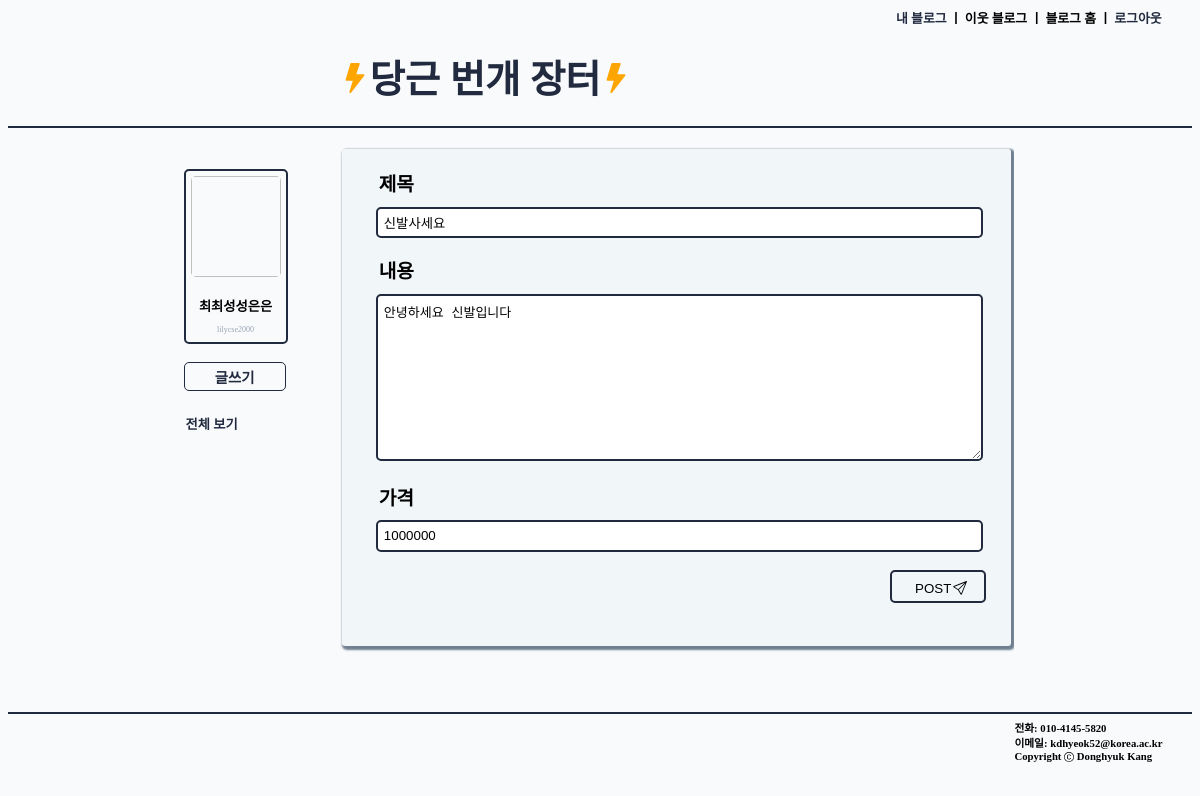
/blog/update/1 (signed in), run on the app's committed database.
### accounts/models.py (models this page shows)
class Profile(models.Model):
    user = models.OneToOneField(User, on_delete=models.CASCADE)
    realname = models.TextField(max_length=10, default = '')
    nickname = models.TextField(max_length=10, default = '')
    age	= models.PositiveIntegerField(help_text="User Age", blank=True, null=True)

### blog/models.py (models this page shows, shortened)
class Post(models.Model):
    author = models.ForeignKey(User, on_delete=models.CASCADE, related_name="my_post", default='')
    date = models.DateTimeField(auto_now_add=True)
    title = models.CharField(max_length=100)
    content = models.TextField()
    cost = models.IntegerField()

### blog/views.py (the view, shortened to what this page needs)
# urls.py: path('update/<int:post_pk>', views.update, name = 'update'),
@login_required(login_url='/accounts/login/')
def update(request, post_pk):
    post = Post.objects.get(id = post_pk)
    return render(request, 'blog/update.html', {'post': post})

### blog/templates/blog/update.html (shortened to what this page needs)
{% extends 'blog/base.html' %}
{% block css %}
    {% load static %}
    <link rel="stylesheet" type="text/css" href="{% static 'blog/new.css' %}">
{% endblock %}
{% block body %}
    <div class="create">
        <form action="" method="post">
        <div class="cre_title">
            <div class="cre_title_text"><strong>제목</strong></div>
            <input type="text" name="title" class="cre_title_input" placeholder="제목을 입력하세요" value='{{post.title}}'/>
        </div>
        <br>
        <div>
            <div class="cre_content_text"><strong>내용</strong></div>
            <textarea name="content" cols="30" rows="10" class="cre_content_input" placeholder="내용을 입력하세요">{{post.content}}</textarea>
        </div>
        <br>
        <div>
            <div class="cre_cost_text"><strong>가격</strong></div>
            <input type="int" name="cost" class="cre_cost_input" placeholder="가격을 입력하세요" value='{{post.cost}}'/>
        </div>
        <br>
        <div class="cre_button_div">
            <button type="submit" class="cre_button"><span class="cre_button_span">POST</span>
        </button>
        </div>
        </form>
    </div>
{% endblock %}

### blog/templates/blog/base.html (shortened to what this page needs)
<!DOCTYPE html>
<html lang="en">
<head>
    {% load static %}
    <link rel="stylesheet" type="text/css" href="{% static 'blog/base.css' %}">
    {% block css %}
    {% endblock %}
</head>
<body>
    <div class="header">
        <h6 class="header_text"><a href="{% url 'blog:home' %}" class="home_link">내 블로그</a> ㅣ 이웃 블로그 ㅣ 블로그 홈 ㅣ <a href="{% url 'accounts:logout' %}" class="logout_button">로그아웃</a></h6>
    </div>
    <div class="title">
        <h1 class="title_text"><a href="{% url 'blog:home' %}" class="home_link_title"><svg xmlns="http://www.w3.org/2000/svg" width="30" height="30" fill="orange" class="bi bi-lightning-fill" viewBox="0 0 16 16">
            <path d="M5.52.359A.5.5 0 0 1 6 0h4a.5.5 0 0 1 .474.658L8.694 6H12.5a.5.5 0 0 1 .395.807l-7 9a.5.5 0 0 1-.873-.454L6.823 9.5H3.5a.5.5 0 0 1-.48-.641l2.5-8.5z"/>
          </svg>당근 번개 장터<svg xmlns="http://www.w3.org/2000/svg" width="30" height="30" fill="orange" viewBox="0 0 16 16">
            <path d="M5.52.359A.5.5 0 0 1 6 0h4a.5.5 0 0 1 .474.658L8.694 6H12.5a.5.5 0 0 1 .395.807l-7 9a.5.5 0 0 1-.873-.454L6.823 9.5H3.5a.5.5 0 0 1-.48-.641l2.5-8.5z"/>
          </svg></a></h1>
    </div>
    <div class="body">
        <div class="nav_bar">
            <div class="profile">
                <div><img class="profile_img"></div>
                <div class="profile_text">
                    <div><h5 class="profile_text_name">{{user.profile.nickname}}</h5></div>
                    <div><span class="profile_text_gray">{{user.username}}</span></div>
                </div>
            </div>
            <br>
            <a href="{% url 'blog:new' %}" class="base_create_button button button_hover"><strong>글쓰기</strong></a>
            <div>
            <a href="{% url 'blog:home' %}" class="button"><h5 class="button_text button_hover">전체 보기</h5></a>
            </div>
        </div>
        <div class="in_body">
            {% block body %}
            {% endblock %}
        </div>
    </div>
    <footer class="footer">
        <div class="info">
            <div class="info_margin"><h6 class="info_text">전화: 010-4145-5820</h6></div>
            <div class="info_margin"><h6 class="info_text">이메일: kdhyeok52@korea.ac.kr</h6></div>
            <div class="copyright info_margin"><h6 class="info_text">Copyright  Donghyuk Kang</h6></div>
        </div>
    </footer>
</body>
</html>

### blog/static/blog/base.css (style rules this page uses)
body { background-color:#f1f6f97a; }
.home_link { text-decoration: none; color: #212A3E; }
.home_link_title { text-decoration: none; color: #212A3E; font-size: 1.2em; }
.body { width: 70%; margin: 0 15%; position: relative; display: flex; flex-direction: row; height: 36.5em; }
.header { width: 100%; font-size: 1.2em; }
.header_text { width: 25%; margin: 0.5% 0 0 75%; }
.logout_button { color: #212A3E; text-decoration: none; }
.title { width: auto; height: auto; border-bottom: 2px solid #212A3E; }
.title_text { margin-left: 28%; width: 50%; }
.footer { width: 100%; border-top: 2px solid #212A3E; height: 5%; padding: 0.5% 0; }
.info { margin-left: 85%; }
.info_margin { margin-bottom: 0.1%; }
.info_text { margin: 0; }
.c_circle { position: relative; top: 2px; }
.profile { border: #212A3E solid 2px; border-radius: 5px; width: 100px; height: 100%; text-align: center; position: relative; left: -2% }
.profile_img { width: 90%; height: 9em; border-radius: 5px; font-size: 0.7em; margin: 5% ; }
.profile_text_name { margin: 10% 0 10% 0; }
.profile_text_gray { color: #9BA4B5; font-size: 0.5em; display: block; width: 90%; margin: 0 5% 8% 5%; word-break: break-all; }
.nav_bar { margin-top: 5%; display: flex; flex-direction: column; align-items: start; position: absolute; top: 0; }
.button { text-decoration: none; color: #212A3E; }
.base_create_button { border: 1.8px solid #212A3E; border-radius: 5px; padding: 3% 0; width: 100px; position: relative; left: -2%; font-size: 0.9em; text-align: center; }
.button_text { margin-bottom: 1%; }
.in_body { width: 82%; height: 93%; position: absolute; left: 18%; overflow-x: hidden; overflow-y: auto; margin-top: 2%; }

### blog/static/blog/new.css (style rules this page uses)
.create { width: 93.5%; height: 84%; box-shadow: 2px 2px 2px 2px slategray; position: relative; top: 0.8%; margin-left: 1%; border-radius: 3px; padding: 3% 0 3% 5%; background-color: #F1F6F9; }
.cre_title_text { font-size: 1.2em; margin-left: 0.5%; }
.cre_title_input { margin-top: 1.5%; width: 93%; border-radius: 5px; padding: 1%; border: 2px solid #212A3E; }
.cre_content_text { font-size: 1.2em; margin-left: 0.5%; }
.cre_content_input { margin-top: 1.5%; width: 93%; border-radius: 5px; padding: 1%; border: 2px solid #212A3E; font-size: 1.0em; }
.cre_cost_text { font-size: 1.2em; margin-left: 0.5%; }
.cre_cost_input { margin-top: 1.5%; width: 93%; border-radius: 5px; padding: 1%; border: 2px solid #212A3E; }
.cre_button { background-color: #F1F6F9; margin-left: 81%; width: 15%; border-radius: 5px; border: 2px solid #212A3E; height: 2.5em; display: flex; flex-direction: row; align-items: center; position: relative; }
.cre_button_span { position: absolute; top: 30%; left: 25%; }
.post_icon { width: 14px; height: 14px; position: absolute; top: 31%; left: 67%; }

### data on the page
Post: title "신발사세요", content "안녕하세요 신발입니다", cost "1000000"

### other printed values
{{ user.profile.nickname }} "최최성성은은"
{{ user.username }} "lilycse2000"
